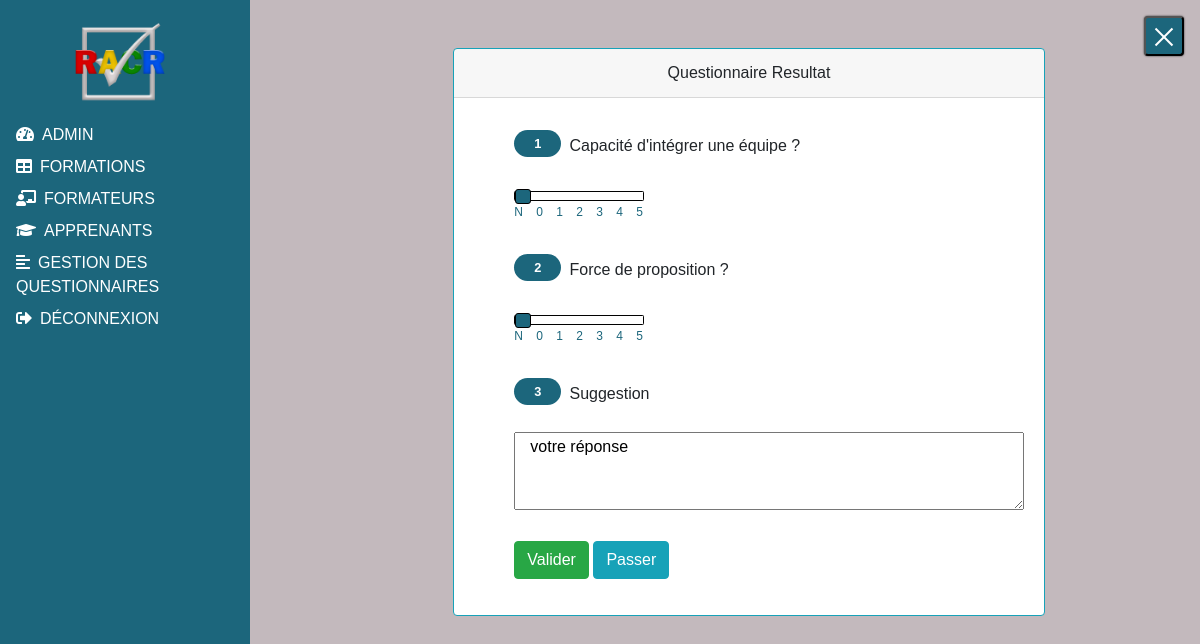
The page /phpEvaluation/questionnaireResultat.php?idQuestionnaire=3 (signed in) on the database its author committed.
### tables this page shows
CREATE TABLE IF NOT EXISTS `question` (
  `idQuestion` int(11) NOT NULL AUTO_INCREMENT,
  `idQuestionnaire` int(11) NOT NULL,
  `idCategorie` tinyint(4) NOT NULL,
  `intituleQuestion` varchar(250) NOT NULL,
  `typeQuestion` tinyint(4) NOT NULL COMMENT '0=range,1=texte',
  PRIMARY KEY (`idQuestion`),
  KEY `idCategorie` (`idCategorie`),
  KEY `idQuestionnaire` (`idQuestionnaire`)
);

### phpEvaluation/evaluationFunction.php (called while the page is built, shortened)
<?php
    function affichageQuestion(){
        try{
            $co=connexion();
            $idQuestionnaire=$_GET['idQuestionnaire'];
            $sql="SELECT * FROM `question` WHERE `idQuestionnaire` = '".$idQuestionnaire."' ORDER BY `typeQuestion`";
            $affichageQuestionReaction=$co->prepare($sql);
            $affichageQuestionReaction->execute();
            return $affichageQuestionReaction;
        }catch(PDOException $e){
            echo 'Erreur: ' .$e->getMessage();
        }finally {
            $co=null;
        }
    }
    ?>

### phpEvaluation/questionnaireResultat.php (the view, shortened to what this page needs)
<!DOCTYPE html>
<html lang="fr">
<head>
	<link rel="stylesheet" href="../vendor/fontawesome/css/all.min.css" type="text/css">
	<link rel="stylesheet" href="../vendor/bootstrap/css/bootstrap.min.css" type="text/css" />
	<link rel="stylesheet" type="text/css" href="../vendor/DataTables/datatables.min.css"/>
	<link rel="stylesheet" href="../css/style.css" type="text/css">
</head>
<body>
<?php
	if($_SESSION['PROFILE']['idRole'] != 1){?>
	<div id="sidebar-wrapper" class="active">
			<img src="../img/logob.png" class="logo" />
		<ul>
            <li><a href="../phpAdmin/admin.php"><i class="fas fa-tachometer-alt"></i><span>Admin</span></a></li>
			<li><a href="../phpFormation/formation.php"><i class="fas fa-table"></i><span>Formations</span></a></li>
			<li><a href="../phpFormateur/formateur.php"><i class="fas fa-chalkboard-teacher"></i><span>Formateurs</span></a></li>
			<li><a href="../phpApprenant/apprenant.php"><i class="fas fa-graduation-cap"></i><span>Apprenants</span></a></li>
			<li><a href="questionnaire.php"><i class="fas fa-align-left"></i><span>Gestion des questionnaires</span></a></li>
			<li><a onclick="return confirm('Etes vous sur de vouloir vous déconnecter')" href="../logOut.php"><i class="fas fa-sign-out-alt" ></i><span>Déconnexion</span></a></li>
		</ul>
	</div>
	<div id="content-wrapper" class="active">
		<button id="toggle-wrapper"><span class="active"></span><span class="active"></span><span class="active"></span></button>
	<?php
	}?>
			<section class="container-fluid pl-5 mt-5">
                <div class="row justify-content-center">
                    <article class="col-12 col-sm-8">
                    <div class="card border-info">
                            <div class="card-header text-center">Questionnaire Resultat</div>
                            <div class="card-body">
								<form action="evaluationFunction.php" method="post" enctype="multipart/form-data">
									<ol class="questionOl">
										<?php
											require_once"evaluationFunction.php";
											$affichage=affichageQuestion();
											foreach($affichage as $question){
													if($question['idCategorie'] == 4){?>
													<li class="questionLi py-3"><?=$question['intituleQuestion']?></li>
												<?php if($question['typeQuestion'] == 0){?>
													<input type="range" class="range custom-slider custom-slider-bullet" name="reponse[]" value="-1" min="-1" max="5">
													<p class="rangevaleur">N 0 1 2 3 4 5</p>
												<?php }else{?>
													<textarea class="col-12" name="reponse[]" cols="100" rows="3">votre réponse</textarea>
											<?php }}}?>
											<button type="submit" class="btn btn-success mt-4" name="enregistrerReponse">Valider</button>
											<button type="submit" class="btn btn-info mt-4" name="passerReponse">Passer</button>
										</ol>
									</form>
                            </div>
                        </div>
                    </article>
                </div>
            </section>
	<?php
	if($_SESSION['PROFILE']['idRole'] != 1){?>
	</div>
	<?php }?>
</body></html>

### css/style.css (style rules this page uses)
body, html { height: 100%; overflow-x: hidden; width: 100%; font-family: Helvetica, sans-serif; }
body { background-size: cover; background-attachment: fixed; background-color: rgba(138, 118, 125, 0.507); }
.container-fluid { margin: 0; padding: 0; }
#toggle-wrapper { background-color: rgb(28, 102, 124); border-radius: .25rem; box-shadow: 0 0 2px #222; height: 40px; position: fixed; right: 1rem; top: 1rem; width: 40px; z-index: 10; }
#toggle-wrapper span { background-color: rgb(255, 255, 255); height: 2px; position: absolute; transform: translateX(-50%); transition: all 1s ease; width: 24px; }
#toggle-wrapper span:nth-child(3) { top: 28px; }
#toggle-wrapper span:nth-child(3).active { top: 28px; transform: translate(-50%, -500%) rotate(-45deg); }
#content-wrapper { bottom: 0; left: 0; position: absolute; top: 0; transition: all 1s ease; width: 100%; height: 100vh; min-height: 100%; }
#content-wrapper.active { left: 250px; width: calc(100vw - 250px); }
#sidebar-wrapper { background-color: rgb(28, 102, 124); color: rgb(255, 255, 255); left: -250px; min-height: 100vh; position: fixed; text-transform: uppercase; top: 0; transition: all 1s ease; width: 250px; z-index: 1; }
#sidebar-wrapper.active { left: 0; }
#sidebar-wrapper .logo { padding: .5rem 0; width: 150px; margin-left: 45px; }
#sidebar-wrapper ul { list-style: none; margin: 0; padding: 0 1rem; text-align: left; }
#sidebar-wrapper ul li { list-style: none; padding-bottom: .5rem; }
#sidebar-wrapper ul span { color: rgb(255, 255, 255); padding-left: .5rem; }
#sidebar-wrapper ul a { color: rgb(255, 255, 255); }
li { list-style: none !important; }
p { color: white; }
.questionOl { align-items: center !important; counter-reset: repas; }
.questionLi { list-style-type: none; counter-increment: repas; margin-bottom: 10px; padding-bottom: 10px; }
.questionLi:before { content: counter(repas); padding: 6px 20px 6px; margin-right: 8px; vertical-align: top; background: rgb(28, 102, 124); -moz-border-radius: 60px; border-radius: 60px; font-weight: bold; font-size: 0.8em; color: white; }
.range { width: 130px; }
.rangevaleur { position: relative; font-size: 12px; letter-spacing: 5px; top: -5px; color:rgb(28, 102, 124); }
#sidebar-wrapper li span { font-family: 'Lucida Sans', 'Lucida Sans Regular', 'Lucida Grande', 'Lucida Sans Unicode', Geneva, Verdana, sans-serif!important; }
span { color: white; }
input[type=range] { background-color: transparent; -webkit-appearance: none; }

### rows shown on the page
question: intituleQuestion "Capacité d'intégrer une équipe ?"
question: intituleQuestion "Force de proposition ?"
question: intituleQuestion "Suggestion"
